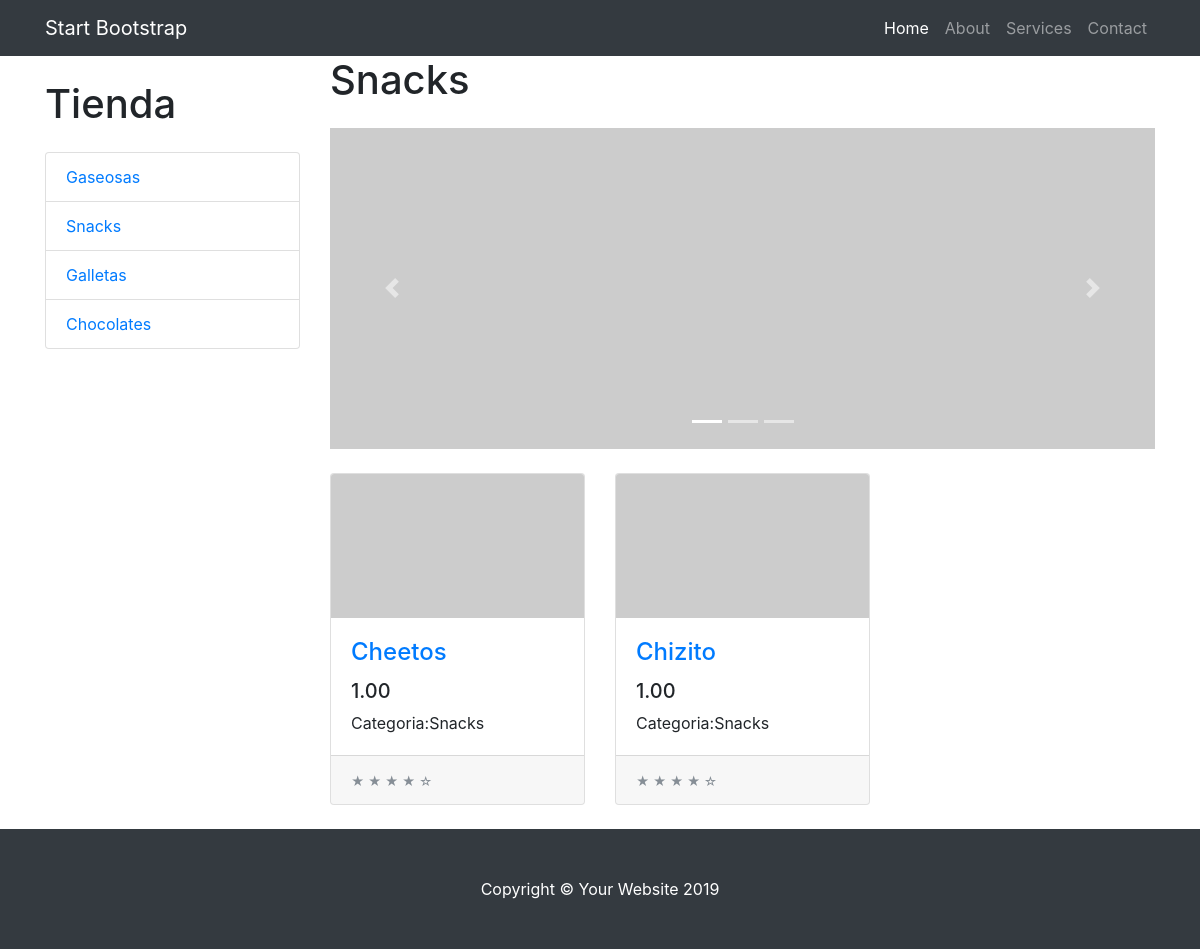
The page /categoria/2/ on the database its author committed.
### tienda/models.py (models this page shows, shortened)
class Categoria(models.Model):
    nombre = models.CharField(max_length=200)
    pub_date = models.DateTimeField('date published')
    def __str__(self):
        return self.nombre

class Producto(models.Model):
    Categoria = models.ForeignKey(Categoria,on_delete=models.CASCADE)
    nombre= models.CharField(max_length=200)
    precio =models.DecimalField(max_digits=6, decimal_places=2)
    stock =models.IntegerField(default=0)
    imagen = models.ImageField(upload_to='productos', blank=True, null=True)
    descripcion = models.TextField( blank=True)
    pub_date =models.DateTimeField('date published')

### tienda/views.py (the view)
# urls.py: path('categoria/<int:categoria_id>/', views.categoria, name='categoria'),
def categoria(request,categoria_id):
    categoria = Categoria.objects.get(pk=categoria_id)
    product_list = categoria.producto_set.all()
    categoria_list = Categoria.objects.all()
    context = {
        'productos':product_list,
        'categorias':categoria_list,
        'categoria':categoria
    }
    return render(request,'index.html',context)

### tienda/templates/index.html (shortened to what this page needs)
{% extends 'layout.html' %}
{% block content %}
<h1>{{categoria.nombre}}</h1>
<div id="carouselExampleIndicators" class="carousel slide my-4" data-ride="carousel">
    <ol class="carousel-indicators">
      <li data-target="#carouselExampleIndicators" data-slide-to="0" class="active"></li>
      <li data-target="#carouselExampleIndicators" data-slide-to="1"></li>
      <li data-target="#carouselExampleIndicators" data-slide-to="2"></li>
    </ol>
    <div class="carousel-inner" role="listbox">
      <div class="carousel-item active">
        <img class="d-block img-fluid" src="http://placehold.it/900x350" alt="First slide">
      </div>
    </div>
    <a class="carousel-control-prev" href="#carouselExampleIndicators" role="button" data-slide="prev">
      <span class="carousel-control-prev-icon" aria-hidden="true"></span>
    </a>
    <a class="carousel-control-next" href="#carouselExampleIndicators" role="button" data-slide="next">
      <span class="carousel-control-next-icon" aria-hidden="true"></span>
    </a>
  </div>
  <div class="row">
    {% for prod in productos %}
    <div class="col-lg-4 col-md-6 mb-4">
      <div class="card h-100">
        <a href="producto/{{prod.id}}/">
            <img class="card-img-top" src="http://placehold.it/700x400" alt="">
        </a>
        <div class="card-body">
          <h4 class="card-title">
            <a href="producto/{{prod.id}}/">{{prod.nombre}}</a>
          </h4>
          <h5>{{prod.precio}}</h5>
          <p class="card-text">Categoria:{{prod.Categoria}}</p>
        </div>
        <div class="card-footer">
          <small class="text-muted">&#9733; &#9733; &#9733; &#9733; &#9734;</small>
        </div>
      </div>
    </div>
{% endfor %}
  </div>
  {% endblock %}

### tienda/templates/layout.html (shortened to what this page needs)
{% load static %}
<!DOCTYPE html>
<html lang="en">
  <head>
    <link href="{% static 'vendor/bootstrap/css/bootstrap.min.css' %}" rel="stylesheet">
    <link href="{%static 'css/shop.css' %}" rel="stylesheet">
  </head>
  <body>
    <nav class="navbar navbar-expand-lg navbar-dark bg-dark fixed-top">
      <div class="container">
        <a class="navbar-brand" href="#">Start Bootstrap</a>
        <div class="collapse navbar-collapse" id="navbarResponsive">
          <ul class="navbar-nav ml-auto">
            <li class="nav-item active">
              <a class="nav-link" href="#">Home
              </a>
            </li>
            <li class="nav-item">
              <a class="nav-link" href="#">About</a>
            </li>
            <li class="nav-item">
              <a class="nav-link" href="#">Services</a>
            </li>
            <li class="nav-item">
              <a class="nav-link" href="#">Contact</a>
            </li>
          </ul>
        </div>
      </div>
    </nav>
    <div class="container">
      <div class="row">
        <div class="col-lg-3">
          <h1 class="my-4">Tienda</h1>
          <div class="list-group">
            {% for cat in categorias %}
            <a href="/categoria/{{cat.id}}" class="list-group-item">{{cat.nombre}}</a>
            {% endfor %}
          </div>
        </div>
        <div class="col-lg-9">
            {% block content %}
            {% endblock %}
        </div>
      </div>
    </div>
    <footer class="py-5 bg-dark">
      <div class="container">
        <p class="m-0 text-center text-white">Copyright &copy; Your Website 2019</p>
      </div>
    </footer>
  </body>
</html>

### tienda/templates/static/css/shop.css (style rules this page uses)
body { padding-top: 54px; }
@media (min-width: 992px) { body { padding-top: 56px; } }

### rows shown on the page
Categoria: nombre "Gaseosas"
Categoria: nombre "Snacks"
Categoria: nombre "Galletas"
Categoria: nombre "Chocolates"
Producto: nombre "Cheetos", precio "1.00", Categoria "Snacks"
Producto: nombre "Chizito", precio "1.00", Categoria "Snacks"
